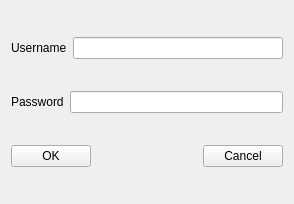
<?xml version="1.0" encoding="UTF-8"?>
<ui version="4.0">
 <class>Form</class>
 <widget class="QWidget" name="Form">
  <property name="geometry">
   <rect>
    <x>0</x>
    <y>0</y>
    <width>294</width>
    <height>204</height>
   </rect>
  </property>
  <property name="minimumSize">
   <size>
    <width>247</width>
    <height>172</height>
   </size>
  </property>
  <property name="maximumSize">
   <size>
    <width>294</width>
    <height>204</height>
   </size>
  </property>
  <property name="windowTitle">
   <string>Form</string>
  </property>
  <layout class="QVBoxLayout" name="verticalLayout">
   <item>
    <layout class="QHBoxLayout" name="horizontalLayout_3">
     <item>
      <widget class="QLabel" name="label">
       <property name="text">
        <string>Username</string>
       </property>
      </widget>
     </item>
     <item>
      <widget class="QLineEdit" name="username">
       <property name="text">
        <string/>
       </property>
      </widget>
     </item>
    </layout>
   </item>
   <item>
    <layout class="QHBoxLayout" name="horizontalLayout_2">
     <item>
      <widget class="QLabel" name="label_2">
       <property name="text">
        <string>Password</string>
       </property>
      </widget>
     </item>
     <item>
      <widget class="QLineEdit" name="password">
       <property name="autoFillBackground">
        <bool>false</bool>
       </property>
       <property name="text">
        <string/>
       </property>
       <property name="echoMode">
        <enum>QLineEdit::Password</enum>
       </property>
      </widget>
     </item>
    </layout>
   </item>
   <item>
    <layout class="QHBoxLayout" name="horizontalLayout">
     <item>
      <widget class="QPushButton" name="pushButton_3">
       <property name="text">
        <string>OK</string>
       </property>
      </widget>
     </item>
     <item>
      <spacer name="horizontalSpacer">
       <property name="orientation">
        <enum>Qt::Horizontal</enum>
       </property>
       <property name="sizeHint" stdset="0">
        <size>
         <width>40</width>
         <height>20</height>
        </size>
       </property>
      </spacer>
     </item>
     <item>
      <widget class="QPushButton" name="pushButton_4">
       <property name="text">
        <string>Cancel</string>
       </property>
      </widget>
     </item>
    </layout>
   </item>
  </layout>
  <zorder>username</zorder>
  <zorder>password</zorder>
  <zorder>pushButton_3</zorder>
  <zorder>pushButton_4</zorder>
  <zorder>horizontalSpacer</zorder>
  <zorder>label</zorder>
  <zorder>label_2</zorder>
  <zorder>password</zorder>
  <zorder></zorder>
  <zorder></zorder>
 </widget>
 <resources/>
 <connections/>
</ui>
